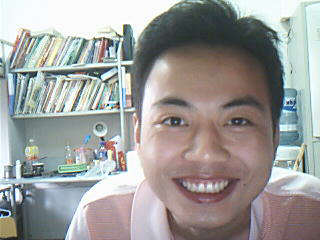
%> input picture 3-1算法-Algorithms_MathModels/《MATLAB图像处理》源文件/本书源文件/chap15/boy1.bmp, 320 x 240 px
$ octave --eval "result = refine_face_detection(imread('boy1.bmp'));"   (GNU Octave 9; MATLAB toolbox functions it lacks are replaced by stand-ins)
%> lines starting %> are read from the running program, lines starting %| are printed output that depends on the picture; in (x1, y1, x2, y2) boxes, pixels count from 0 and x2, y2 are one past the last pixel; in counts of white or black regions, pixels touching at a corner belong together; the program's own positions count from 1
function BW=refine_face_detection(I)
% I是待识别的彩色图像，BW是检测到二值人脸图像
%%肤色聚类
I1=I;             %输入图像矩阵I
%> I1 is the input picture: size 240x320x3 uint8; mean R, G, B 157.5, 156.8, 155.3
R=I1(:,:,1);      %获取RGB图像矩阵I的R、G、B取值
G=I1(:,:,2);
B=I1(:,:,3);
Y=0.299*R+0.587*G+0.114*B; %进行颜色空间转换 计算Y 和Cb
Cb=-0.1687*R-0.3313*G+0.5000*B+128;
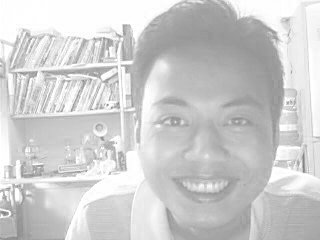
%> Cb: size 240x320 uint8; min 128, max 255, mean 205.9
for Cb=133:165
    r=(Cb-128)*1.402+Y;  %将YCrCb空间中Cb=133:165中的区域确定
    r1=find(R==r);       %产生肤色聚类的二值矩阵
    R(r1)=255;           %对肤色聚类的区域
    G(r1)=255;
    B(r1)=255;
end
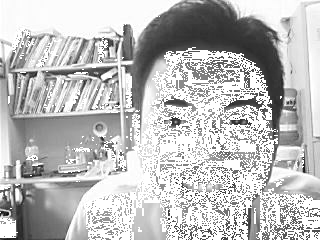
%> G: size 240x320 uint8; min 7, max 255, mean 188.7
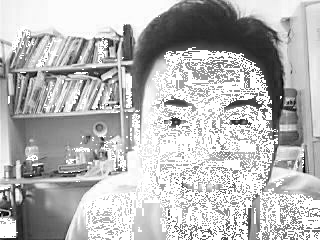
%> R: size 240x320 uint8; min 0, max 255, mean 183.4
I1(:,:,1)=R;            %生成肤色聚类后的图像
I1(:,:,2)=G;
I1(:,:,3)=B;
J=im2bw(I1,0.99);       %转换成灰度图像
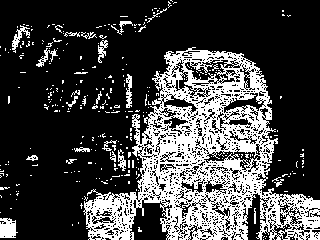
%> J: size 240x320 logical; 26.6% white; 305 white regions (281 under 20 px), largest, box (x1, y1, x2, y2) and area: (83, 47, 320, 240) 17830, (0, 218, 18, 238) 285, (12, 25, 30, 53) 157
%% 膨胀和腐蚀
SE1=strel('square',8);
BW1=imdilate(J,SE1);%先小面积膨胀
%> BW1: size 240x320 logical; 58.4% white; 12 black regions (8 under 20 px), largest, box (x1, y1, x2, y2) and area: (0, 0, 165, 240) 15789, (84, 0, 320, 197) 15616, (138, 207, 163, 240) 453, (116, 180, 133, 190) 60
BW1=imfill(BW1,'holes');%填充区域里的洞
%> BW1: size 240x320 logical; 58.5% white; 4 black regions (1 under 20 px), largest, box (x1, y1, x2, y2) and area: (0, 0, 165, 240) 15789, (84, 0, 320, 197) 15616, (138, 207, 163, 240) 453
SE1=strel('square',20);
BW1=imerode(BW1,SE1);%大面积的腐蚀
%> BW1: size 240x320 logical; 32.3% white; 6 white regions (3 under 20 px), largest, box (x1, y1, x2, y2) and area: (89, 56, 320, 240) 24624, (0, 224, 10, 240) 150, (54, 94, 56, 104) 20
SE1=strel('square',12);
BW1=imdilate(BW1,SE1);%膨胀，恢复人脸区域
%> BW1: size 240x320 logical; 39.1% white; 5 white regions, box (x1, y1, x2, y2) and area: (84, 51, 320, 240) 28968, (0, 219, 16, 240) 326, (49, 89, 62, 110) 273, (16, 27, 30, 47) 265, (45, 44, 60, 59) 225
%% 定位人脸的大致区域
[B,L,N]=bwboundaries(BW1,'noholes');%边界跟踪
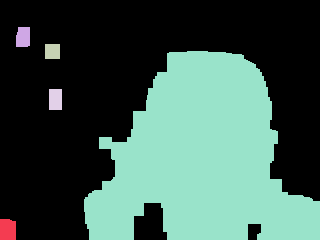
%> L: size 240x320 double; 6 distinct labels, from 0 to 5; one colour per label, 0 black
%> B = 5 boundaries; box (x1, y1, x2, y2) and points: (84, 51, 320, 240) 952, (0, 219, 16, 240) 69, (49, 89, 62, 110) 65, (16, 27, 30, 47) 62, (45, 44, 60, 59) 57; N = 5
a=zeros(1,N);
for i1=1:N
    a(i1)=length(find(L==i1)); %获取斑点位置
end
%> this loop made 5 passes
%> after the loop, a = [326 265 225 273 28968]
a1=find(a==max(a));
%> a1 = 5
L1=(abs(L-a1))*255;
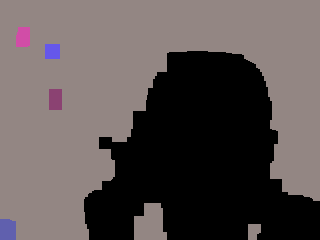
%> L1: size 240x320 double; 6 distinct labels, from 0 to 1275; one colour per label, 0 black
I2=double(rgb2gray(I)); %原彩色图像转灰度图像
I3=uint8(I2-L1);        %消除斑点
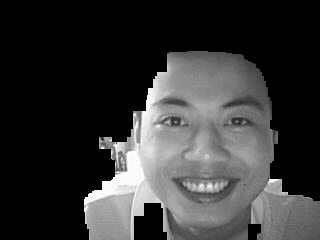
%> I3: size 240x320 uint8; min 0, max 255, mean 52.6
BW=I3;                   %返回结果

$ run again, on 3-1算法-Algorithms_MathModels/《MATLAB图像处理》源文件/本书源文件/chap15/girl1.bmp
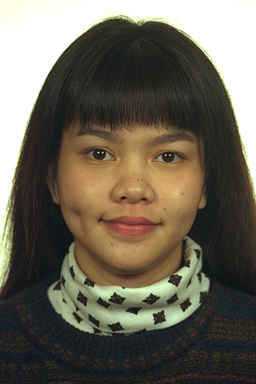
%> input picture 3-1算法-Algorithms_MathModels/《MATLAB图像处理》源文件/本书源文件/chap15/girl1.bmp, 256 x 384 px
%> in refine_face_detection, I1 is the input picture: size 384x256x3 uint8; mean R, G, B 106.9, 100.6, 87.3
%> J: size 384x256 logical; 35% white; 168 white regions (156 under 20 px), largest, box (x1, y1, x2, y2) and area: (0, 0, 256, 250) 17377, (46, 103, 207, 288) 15262, (9, 128, 29, 227) 303
%> in refine_face_detection, `[B,L,N]=bwboundaries(BW1,'noholes');`:
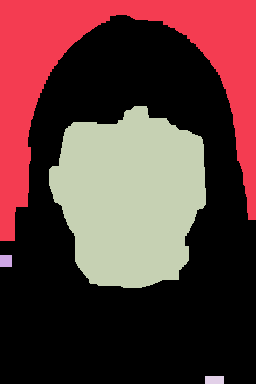
%> L: size 384x256 double; 5 distinct labels, from 0 to 4; one colour per label, 0 black
%> in refine_face_detection, `[B,L,N]=bwboundaries(BW1,'noholes');`: B = 4 boundaries; box (x1, y1, x2, y2) and points: (0, 0, 256, 241) 1281, (49, 106, 206, 288) 569, (205, 376, 224, 384) 51, (0, 255, 12, 267) 45; N = 4
%> the loop in refine_face_detection, `for i1=1:N` made 4 passes
%> after the loop in refine_face_detection, `for i1=1:N`: a = [20094 144 21422 152]
%> a1 = 3
%> L1: size 384x256 double; 4 distinct labels, from 0 to 765
%> in refine_face_detection, `I3=uint8(I2-L1);`:
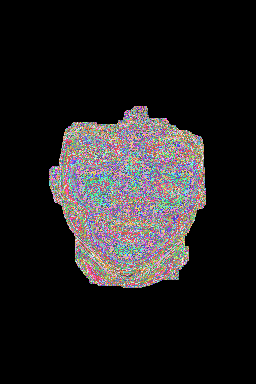
%> I3: size 384x256 uint8; 185 distinct labels, from 0 to 224; one colour per label, 0 black

$ run again, on 3-1算法-Algorithms_MathModels/《MATLAB图像处理》源文件/本书源文件/chap15/girl2.bmp
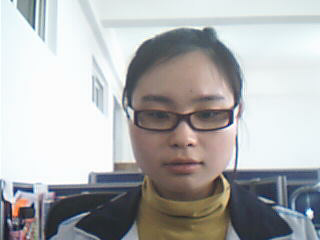
%> input picture 3-1算法-Algorithms_MathModels/《MATLAB图像处理》源文件/本书源文件/chap15/girl2.bmp, 320 x 240 px
%> in refine_face_detection, I1 is the input picture: size 240x320x3 uint8; mean R, G, B 176.7, 177.6, 178.1
%> after the loop in refine_face_detection, `for Cb=133:165`:
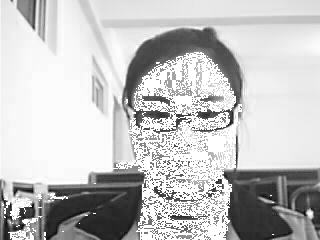
%> R: size 240x320 uint8; min 0, max 255, mean 194.2
%> J: size 240x320 logical; 16.1% white; 143 white regions (131 under 20 px), largest, box (x1, y1, x2, y2) and area: (113, 52, 242, 240) 11230, (8, 227, 34, 240) 150, (10, 198, 24, 220) 89
%> L: size 240x320 double; 3 distinct labels, from 0 to 2
%> in refine_face_detection, `[B,L,N]=bwboundaries(BW1,'noholes');`: B = 2 boundaries; box (x1, y1, x2, y2) and points: (131, 54, 240, 240) 553, (5, 199, 34, 240) 143; N = 2
%> the loop in refine_face_detection, `for i1=1:N` made 2 passes
%> after the loop in refine_face_detection, `for i1=1:N`: a = [839 16446]
%> a1 = 2
%> L1: size 240x320 double; 3 distinct labels, from 0 to 510
%> in refine_face_detection, `I3=uint8(I2-L1);`:
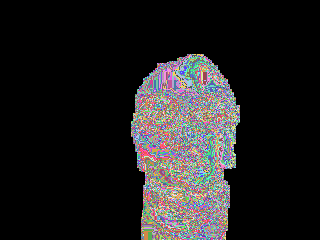
%> I3: size 240x320 uint8; 224 distinct labels, from 0 to 253; one colour per label, 0 black

$ run again, on 3-1算法-Algorithms_MathModels/《MATLAB图像处理》源文件/本书源文件/chap15/girl3.bmp
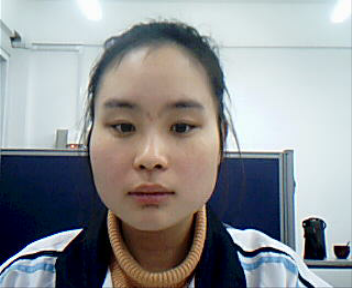
%> input picture 3-1算法-Algorithms_MathModels/《MATLAB图像处理》源文件/本书源文件/chap15/girl3.bmp, 352 x 288 px
%> in refine_face_detection, I1 is the input picture: size 288x352x3 uint8; mean R, G, B 142.8, 145.5, 148
%> J: size 288x352 logical; 18.1% white; 92 white regions (80 under 20 px), largest, box (x1, y1, x2, y2) and area: (90, 45, 224, 288) 17682, (18, 249, 57, 258) 77, (61, 233, 81, 252) 68
%> L: size 288x352 double; values 0 (black) and 1 (white), 24.6% white; 1 white region, box (x1, y1, x2, y2) and area: (92, 47, 223, 288) 24908
%> in refine_face_detection, `[B,L,N]=bwboundaries(BW1,'noholes');`: B = 1 boundary; box (x1, y1, x2, y2) and points: (92, 47, 223, 288) 659; N = 1
%> the loop in refine_face_detection, `for i1=1:N` made 1 pass
%> in refine_face_detection, `I3=uint8(I2-L1);`:
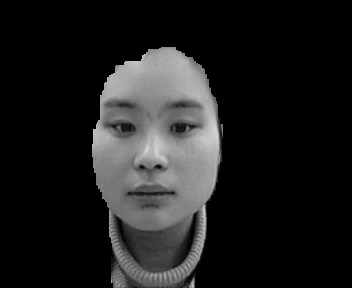
%> I3: size 288x352 uint8; min 0, max 216, mean 29.8
